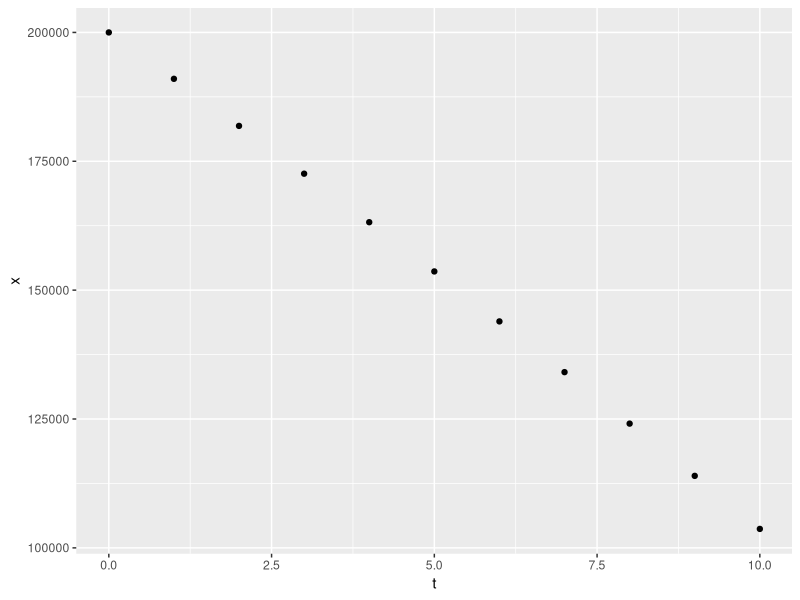
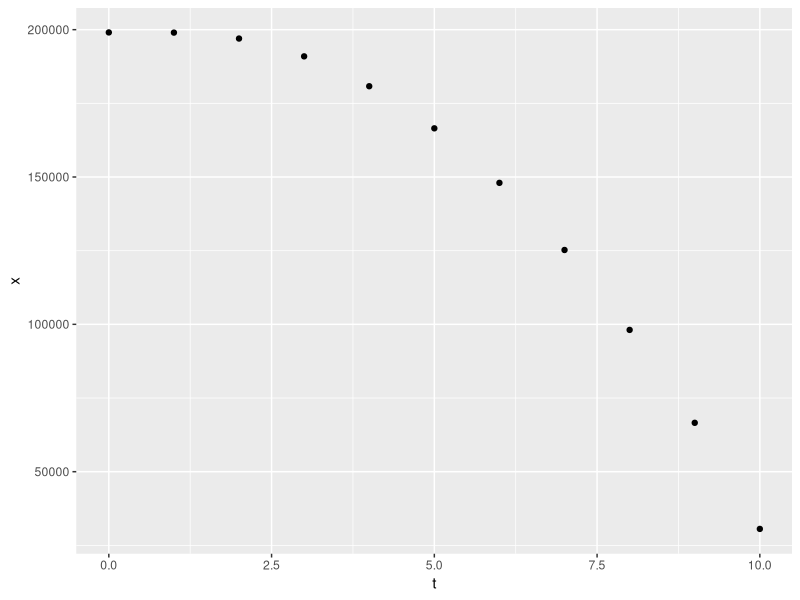
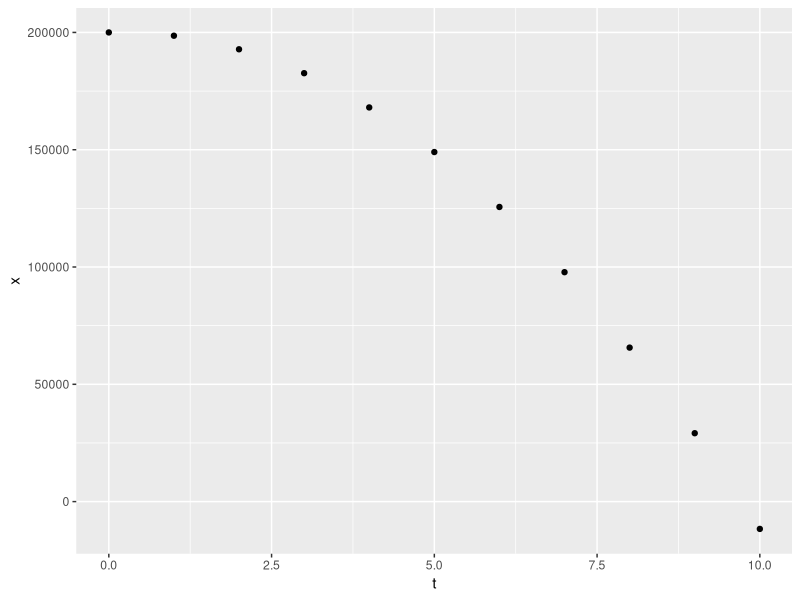
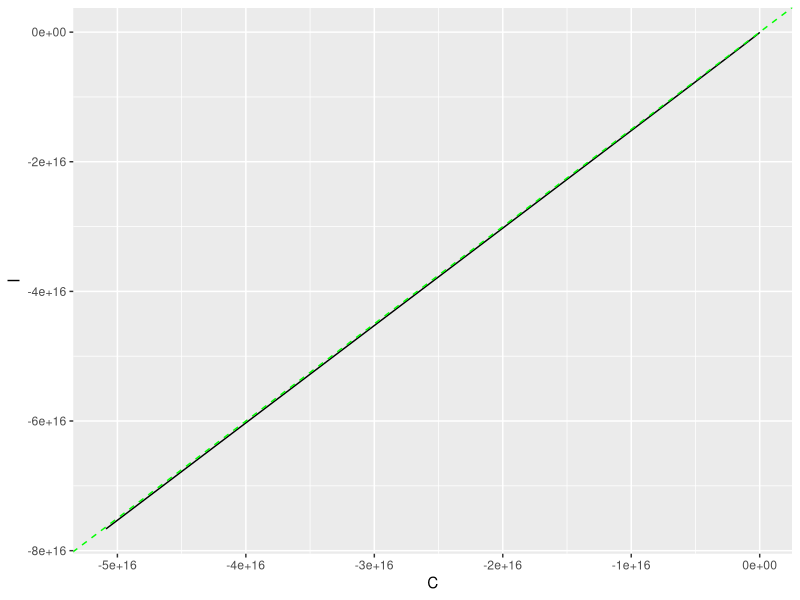
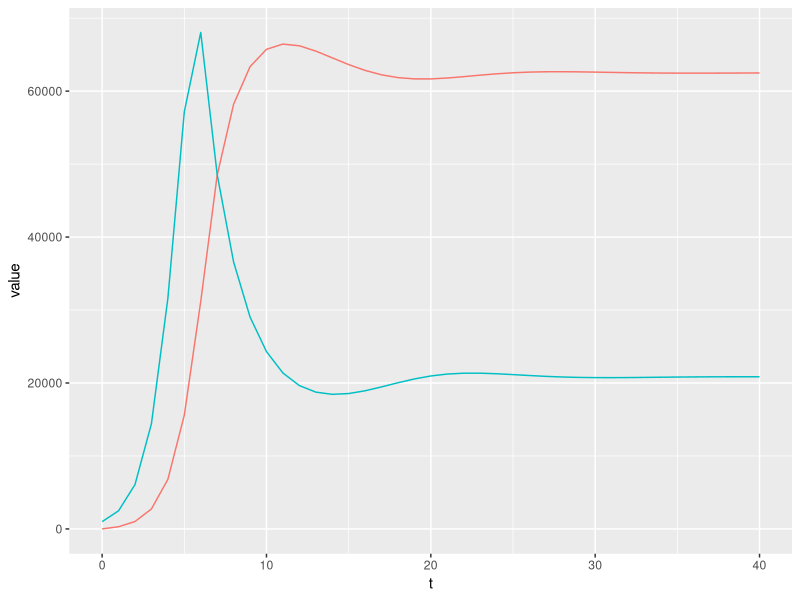
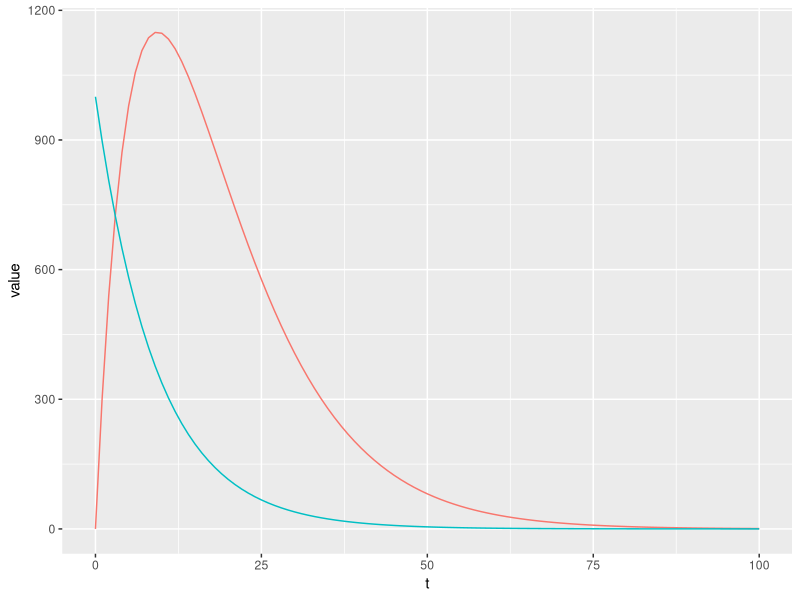

Here is the R script that generated these plots, in order:
## ---- chunk 1
library(tidyverse)

make_constant <- function(r,u,x0) {
  k <- x0 - u/r
  Vectorize(function(t) {
    k*(1+r)**t + u/r
  })
}

data_frame(t = 0:10) %>% 
  mutate(x = make_constant(0.015, 12000, 200000)(t)) %>% 
  ggplot(aes(t, x)) +
  geom_point()

make_linout <- function(r,u,alp,x0) {
  out <- function(tau) {
    u+alp*tau
  }
  summand <- function(tau) {
    (-out(tau))/((1+r)**tau)
  }
  Vectorize(function(t) {
    s <- sum(map_dbl(0:(t-1), summand))
    ((1+r)**(t-1))*(x0 + s)
  })
}

data_frame(t = 0:10) %>% 
  mutate(x = make_linout(0.015, 1000, 4000, 200000)(t)) %>% 
  ggplot(aes(t, x)) +
  geom_point()

uniroot(function(alp) {make_linout(0.015, 1000, alp, 200000)(10)},
        lower=4000, upper=5000)$root


make_decr_rent <- function(r0, r, u, alpha) {
  function(xt, t) {
    (1 + r0*(r**t))*xt - (u + alpha*t)
  }
}

decr_rent <- make_decr_rent(0.02,0.9,1000,4000)
xs <- vector(length = 11)
xs[1] <- 200000
for (i in 1:10) {
  xs[i+1] <- decr_rent(xs[i],i)
}

data_frame(t = 0:10, x = xs) %>% 
  ggplot(aes(t, x)) +
  geom_point()
## ---- chunk 2

a <- 0.8
b <- 10000
c <- 3
c(-a*(c+1), 1+a*c)
A <- matrix(c(a, a, (a-1)*c, a*c), nrow=2, byrow = T)
add <- c(b, b*c)
  
move <- function(now) {
  A%*%now + add
}

evolve <- function(x0, n) {
  xs <- matrix(ncol = 2, nrow = n + 1)
  xs[1,] <- x0
  for (i in (2:(n+1))) {
    xs[i,] <- move(xs[i-1,])
  }
  xs <- data.frame(xs)
  colnames(xs) <- c('C', 'I')
  round(xs, 2)
}
evolve(c(1000000, -50000000000000), 10) %>% 
  ggplot(aes(C,I)) +
  geom_path() +
  geom_abline(intercept = 0, 
              slope = 3/2, 
              color = 'green',
              linetype='dashed')
## ---- chunk 3

make_movement <- function(a,b,c,N) {
  function(now) {
    st <- now[1]
    it <- now[2]
    nexts <- (1-a)*st + b*st*(1 - (st+it)/N)
    nexti <- (1-c)*it + a*st
    c(nexts,nexti)
  }
}

evolve <- function(move, x0, n) {
  xs <- matrix(ncol = 2, nrow = n + 1)
  xs[1,] <- x0
  for (i in (2:(n+1))) {
    xs[i,] <- move(xs[i-1,])
  }
  xs <- data.frame(xs)
  colnames(xs) <- c('S', 'I')
  xs$t <- 0:n
  round(xs, 2)
}

N <- 100000
a <- 0.3
b <- 1.8
c <- 0.1

evolve(make_movement(a, b, c, N),
       c(1000,0),
       40) %>% 
  gather(key, value, S, I) %>% 
  ggplot(aes(t, value, color=key)) + 
  geom_line() + 
  theme(legend.position = 'none')

b <- 0.2

evolve(make_movement(a, b, c, N),
       c(1000,0),
       100) %>% 
  gather(key, value, S, I) %>% 
  ggplot(aes(t, value, color=key)) + 
  geom_line() + 
  theme(legend.position = 'none')

gamma <- function(a,b,c,N) {
  N*(b-a)/(b*(a+c))
}

b <- 1.8

Sstar <- c*gamma(a, b, c, N)
Istar <- a*gamma(a, b, c, N)

funcmat <- function(a, b, c, N, Sstar, Istar) {
 A11 <- 1-a+b-b*((2*Sstar + Istar)/N)
 A12 <- -b*Sstar/N
 A21 <- 1-c
 A22 <- a
 matrix(c(A11,A21,A12,A22), nrow=2)
}

A1 <- funcmat(a, b, c, N, Sstar, Istar)
A2 <- funcmat(a, b, c, N, 0, 0)
A1
A2
eigen(A1)
eigen(A2)
Mod(eigen(A1)$values)

